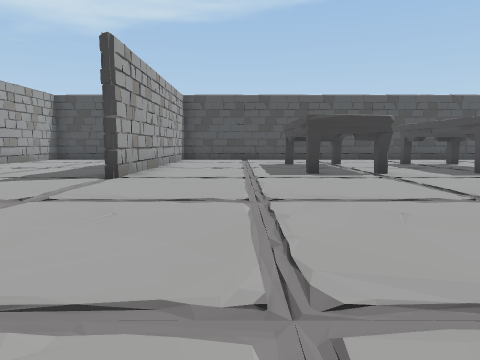
view 1 (above)

24 first-person views from a walk through a Unity game level. The camera is 1.2 m above the floor, tilts 6° down and sees 70° across. The floor is counted in squares, 2 m on a side. Each view is taken from the middle of a square. On the plan, view 1 faces up. The plan holds only what a view shows up to about 10 squares ahead; the rest is blank.

view 2
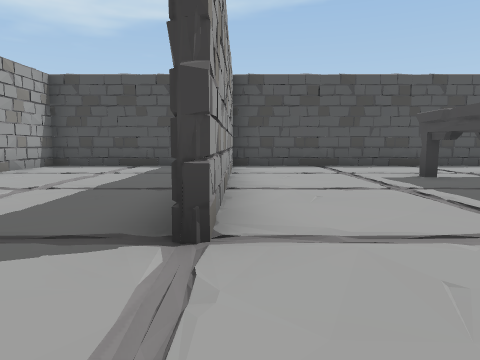

view 3
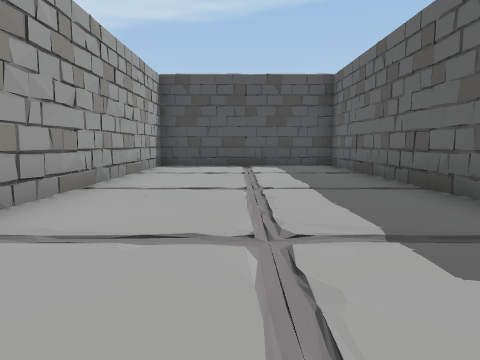

view 4
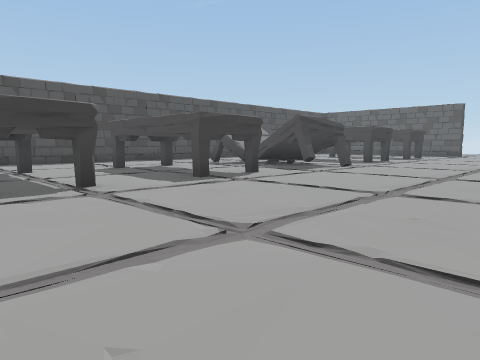

view 5
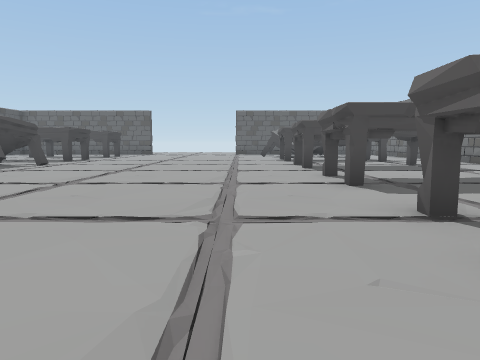

view 6
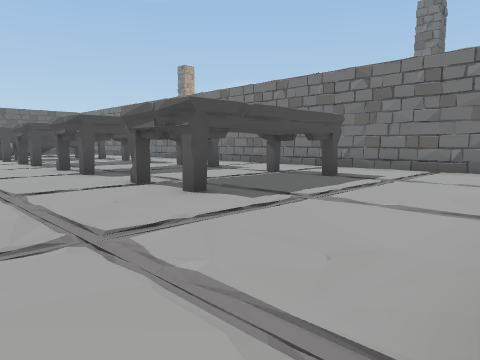

view 7
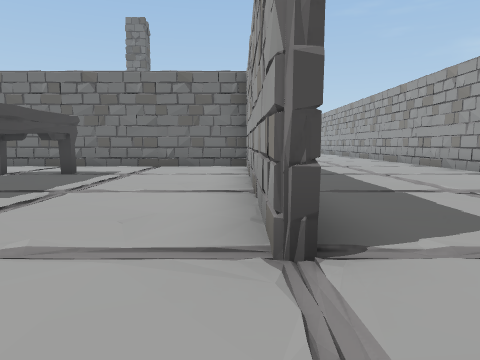

view 8
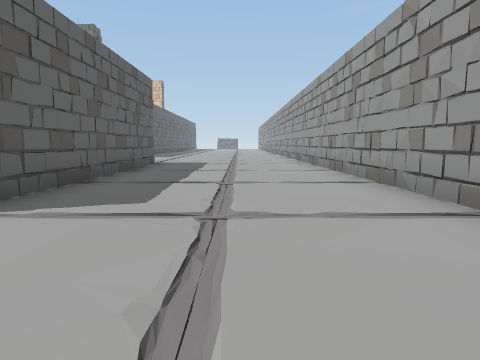

view 9
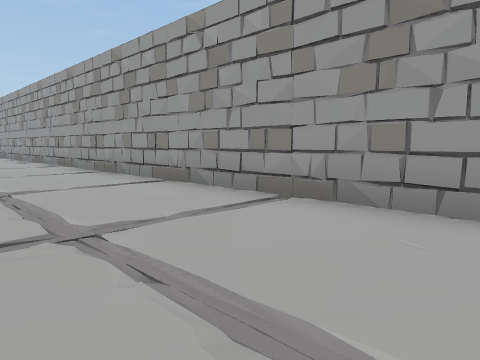

view 10
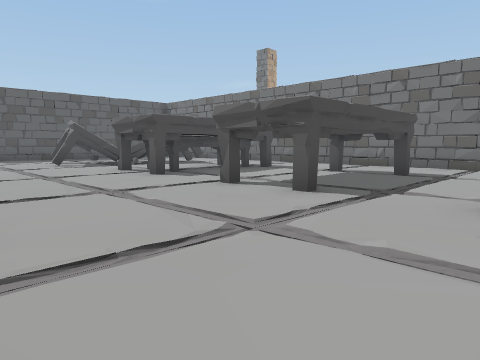

view 11
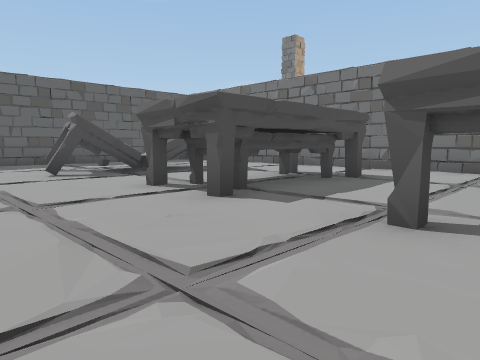

view 12
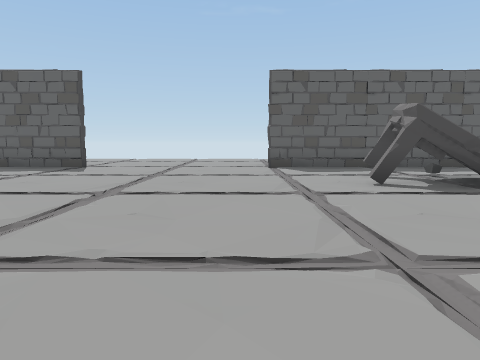

view 13
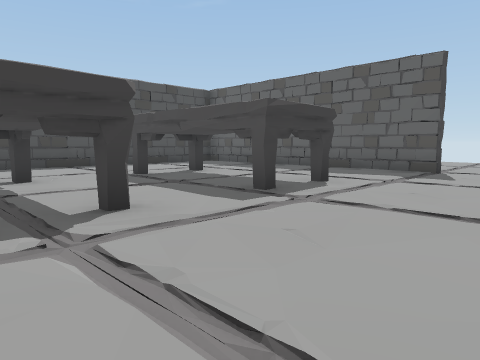

view 14
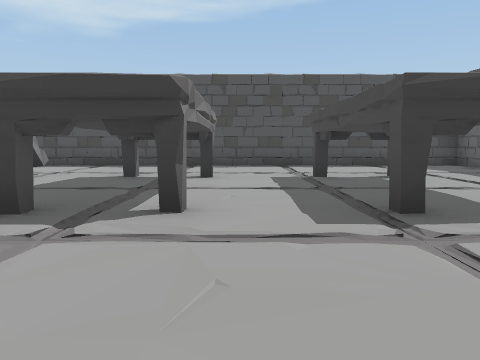

view 15
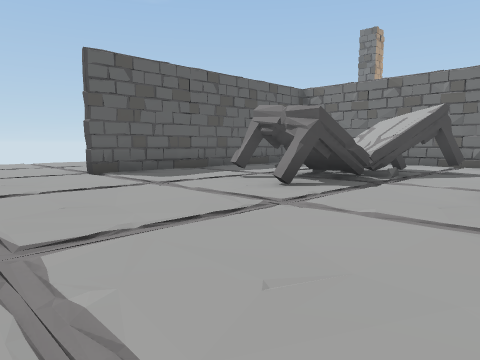

view 16
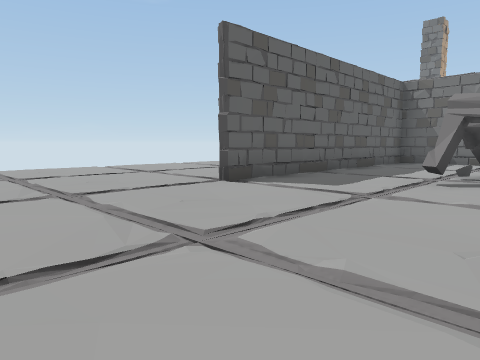

view 17
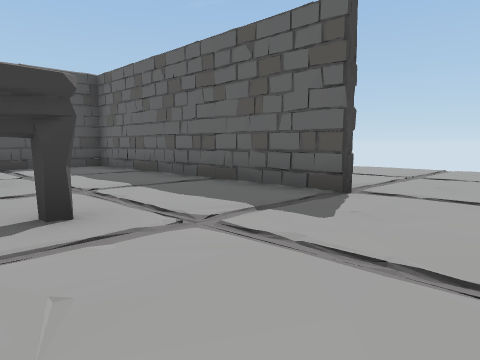

view 18
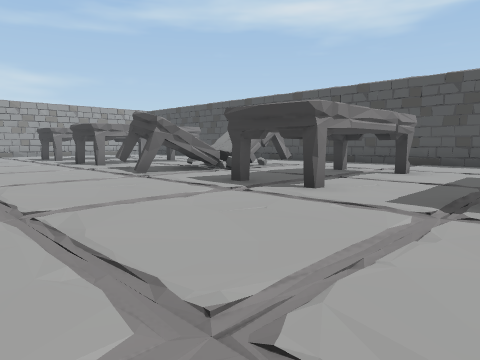

view 19
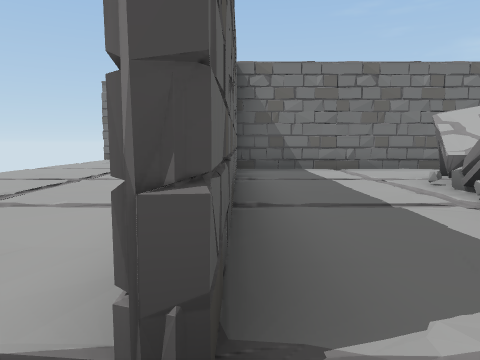

view 20
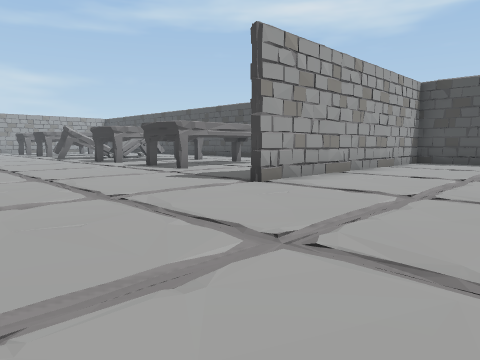

view 21
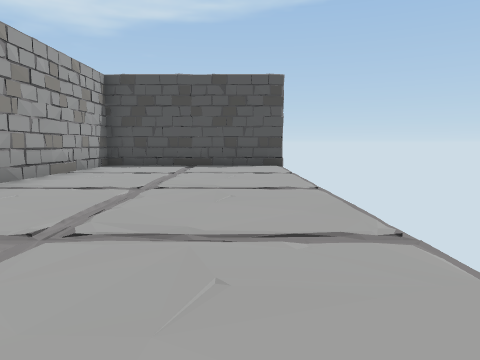

view 22
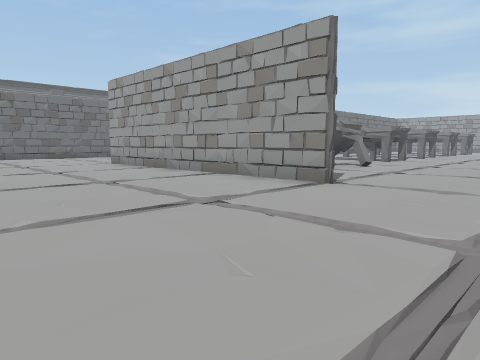

view 23
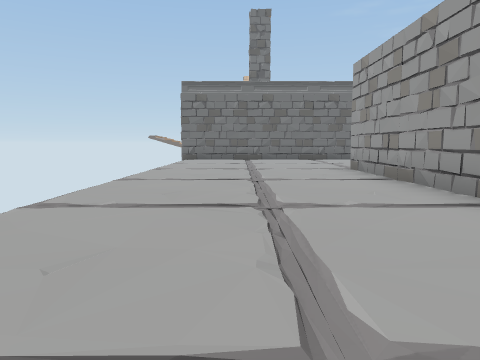

view 24
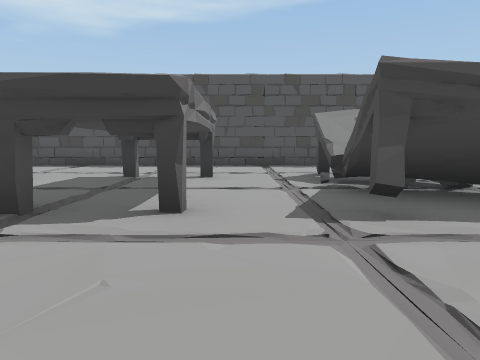

### Floor plan
Key: @ floor where view 1 was taken; # wall or solid block; x gap in a wall; . floor; = window, fence, low wall or low ledge; ^ raised ledge; T thing the floor can be seen under or through.
Columns run from 8 left of view 1 to 25 right of it. Each row starts with its distance up from view 1.
 14 ##############################
 13 #.....#.....................######
 12 #.....#.....................#....
 11 #.....#.......=..## ........#....
 10 #.....#..###.##.######.###..#....
  9 #.....#...# .##.=^^  #.###..#....
  8 #.....#.. # .##..#^  #..##..#....
  7 #.....#..###.##..#x.##..##..#....
  6 #.....x..........................
  5 #................................
  4 #.................................
  3 #................................
  2 #................................
  1 #.....#.....................#.....
  0 #.....#.@...................#.....
 -1 #.....#...TT.##..##.##..##..#.....
 -2 #.....#...T .  ..# .##..^^..#.....
 -3 #.....#...T .  ..# .##..#^..#.....
 -4 #.....#...TT.##..##.##.##...#.....
 -5 #.....#....... .............#.....
 -6 #.....#######   #############.....
 -7 #...                        ......
 -8                             ......

Where each view was taken, in squares from view 1:
view 1: 0 up, 0 right, facing up
view 2: 4 up, 2 left, facing up
view 3: 4 up, 5 left, facing up
view 4: 2 up, 1 right, facing up-right
view 5: 1 up, 0 right, facing right
view 6: 2 up, 2 left, facing down-right
view 7: 3 up, 2 left, facing down
view 8: 4 up, 5 left, facing down
view 9: 6 up, 4 left, facing down-left
view 10: 3 up, 6 right, facing down-right
view 11: 2 up, 9 right, facing down-right
view 12: 2 up, 11 right, facing right
view 13: 4 up, 12 right, facing up-right
view 14: 4 up, 14 right, facing up
view 15: 4 up, 13 right, facing down-right
view 16: 5 up, 16 right, facing down-right
view 17: 4 up, 16 right, facing up-right
view 18: 3 up, 16 right, facing up-left
view 19: 2 up, 20 right, facing down
view 20: 2 up, 24 right, facing up-left
view 21: 4 up, 24 right, facing up
view 22: 4 up, 25 right, facing down-left
view 23: 2 up, 23 right, facing down
view 24: 4 up, 7 right, facing up
